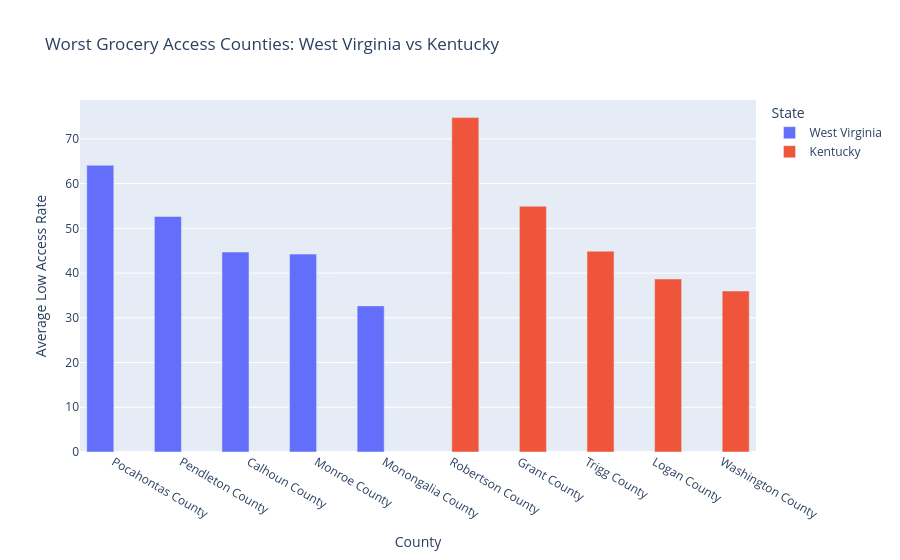

Notebook code for this chart:
### Code cell
fig = px.bar(
    comparison,
    x="County",
    y="low_access_rate",
    color="State",
    barmode="group",
    title="Worst Grocery Access Counties: West Virginia vs Kentucky",
    labels={
        "low_access_rate": "Average Low Access Rate"
    }
)

fig.show()

### Figure 1 — Plotly figure (JSON) as saved in the notebook; plotly's stock layout.template omitted (floating-point values rounded to 4 significant figures)
{"data": [{"alignmentgroup": "True", "hovertemplate": "State=West Virginia<br>County=%{x}<br>Average Low Access Rate=%{y}<extra></extra>", "legendgroup": "West Virginia", "marker": {"color": "#636efa", "pattern": {"shape": ""}}, "name": "West Virginia", "offsetgroup": "West Virginia", "orientation": "v", "showlegend": true, "textposition": "auto", "type": "bar", "x": ["Pocahontas County", "Pendleton County", "Calhoun County", "Monroe County", "Monongalia County"], "xaxis": "x", "y": [64.09, 52.65, 44.7, 44.24, 32.66], "yaxis": "y"}, {"alignmentgroup": "True", "hovertemplate": "State=Kentucky<br>County=%{x}<br>Average Low Access Rate=%{y}<extra></extra>", "legendgroup": "Kentucky", "marker": {"color": "#EF553B", "pattern": {"shape": ""}}, "name": "Kentucky", "offsetgroup": "Kentucky", "orientation": "v", "showlegend": true, "textposition": "auto", "type": "bar", "x": ["Robertson County", "Grant County", "Trigg County", "Logan County", "Washington County"], "xaxis": "x", "y": [74.75, 54.92, 44.89, 38.69, 35.99], "yaxis": "y"}], "layout": {"barmode": "group", "legend": {"title": {"text": "State"}, "tracegroupgap": 0}, "title": {"text": "Worst Grocery Access Counties: West Virginia vs Kentucky"}, "xaxis": {"anchor": "y", "domain": [0, 1], "title": {"text": "County"}}, "yaxis": {"anchor": "x", "domain": [0, 1], "title": {"text": "Average Low Access Rate"}}}}
